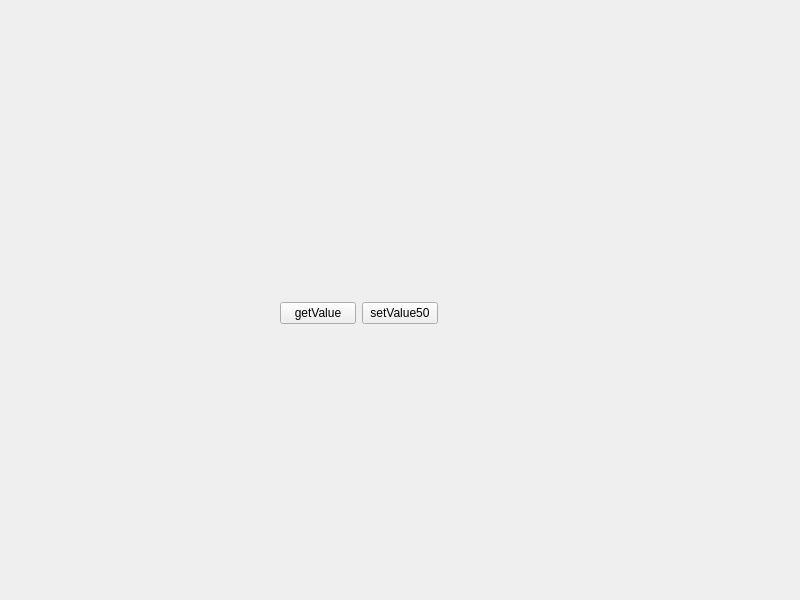
<?xml version="1.0" encoding="UTF-8"?>
<ui version="4.0">
 <class>Widget</class>
 <widget class="QWidget" name="Widget">
  <property name="geometry">
   <rect>
    <x>0</x>
    <y>0</y>
    <width>800</width>
    <height>600</height>
   </rect>
  </property>
  <property name="windowTitle">
   <string>Widget</string>
  </property>
  <widget class="MyControl" name="customControl" native="true">
   <property name="geometry">
    <rect>
     <x>140</x>
     <y>120</y>
     <width>461</width>
     <height>91</height>
    </rect>
   </property>
  </widget>
  <widget class="QWidget" name="">
   <property name="geometry">
    <rect>
     <x>280</x>
     <y>300</y>
     <width>158</width>
     <height>26</height>
    </rect>
   </property>
   <layout class="QHBoxLayout" name="horizontalLayout">
    <item>
     <widget class="QPushButton" name="pushButton">
      <property name="text">
       <string>getValue</string>
      </property>
     </widget>
    </item>
    <item>
     <widget class="QPushButton" name="pushButton_2">
      <property name="text">
       <string>setValue50</string>
      </property>
     </widget>
    </item>
   </layout>
  </widget>
 </widget>
 <customwidgets>
  <customwidget>
   <class>MyControl</class>
   <extends>QWidget</extends>
   <header>mycontrol.h</header>
   <container>1</container>
  </customwidget>
 </customwidgets>
 <resources/>
 <connections/>
</ui>
